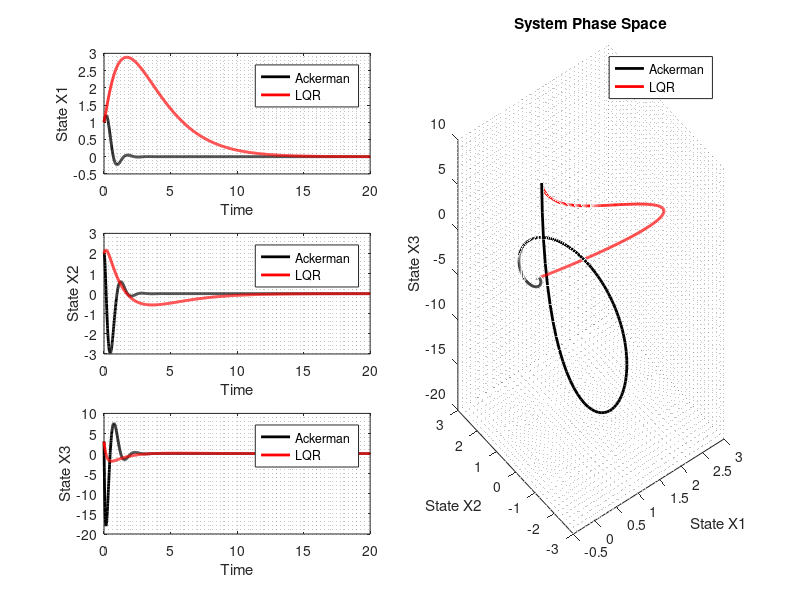

MATLAB code for this plot:
%% Pole Placement Design via Ackerman VS LQR
clc,clear all,close all;
% System Matrix
A = [0 1 0; 0 0 1; -1 -5 -6];
B = [0 0 1]';
J = [-2+4*j -2-4*j -10];  % Close Loop Pole Location
K = acker(A,B,J);
Q = eye(3);
R = 1;
Kopt = lqr(A,B,Q,R);

sys1 = ss((A-B*K),eye(3),eye(3),eye(3));
sys2 = ss((A-B*Kopt),eye(3),eye(3),eye(3));

t = 0:0.01:20;   % Simulation Time
% Ackerman
xa = initial(sys1,[1 2 3]',t);   % System initial State
xa1 = xa(:,1);
xa2 = xa(:,2);
xa3 = xa(:,3);

% LQR
xb = initial(sys2,[1 2 3]',t);   % System initial State
xb1 = xb(:,1);
xb2 = xb(:,2);
xb3 = xb(:,3);


%% Plot
set(gcf,'Position',[100 100 1720 900])

subplot(3,2,1)
plot(t,xa1,'k','LineWidth',2),grid minor,hold on
plot(t,xb1,'r','LineWidth',2)
ylabel('State X1'),xlabel('Time'),legend('Ackerman','LQR')
subplot(3,2,3)
plot(t,xa2,'k','LineWidth',2),grid minor,hold on
plot(t,xb2,'r','LineWidth',2)
ylabel('State X2'),xlabel('Time'),legend('Ackerman','LQR')
subplot(3,2,5)
plot(t,xa3,'k','LineWidth',2),grid minor,hold on
plot(t,xb3,'r','LineWidth',2)
ylabel('State X3'),xlabel('Time'),legend('Ackerman','LQR')

subplot(3,2,[2,4,6])
plot3(xa1,xa2,xa3,'k','LineWidth',2),grid minor,hold on
plot3(xb1,xb2,xb3,'r','LineWidth',2)
title('System Phase Space'),legend('Ackerman','LQR')
xlabel('State X1'),ylabel('State X2'),zlabel('State X3')
